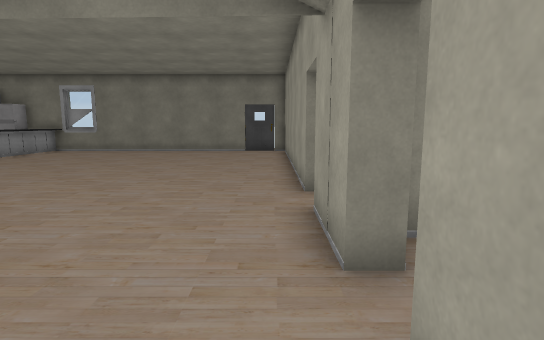
[1] (above)

18 first-person views from a walk through a 3-D level made in the Unity game engine. The camera is 1.4 m above the floor, tilts 8° down and sees 80° across. The floor is counted in squares, 1 m on a side. Each view is taken from the middle of a square. On the plan, view 1 faces up. The plan holds only what a view shows up to about 15 squares ahead; the rest is blank. The player is left out. Door leaves are left out, so doorways stand open. Some surface patterns are stand-ins.

[2]
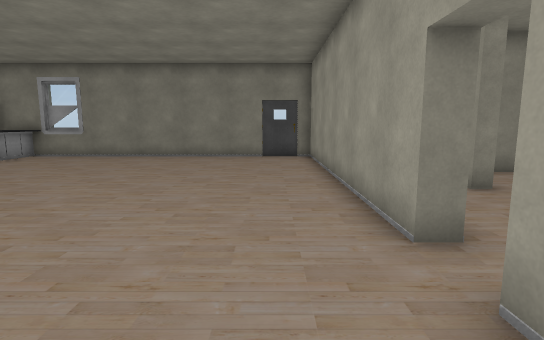

[3]
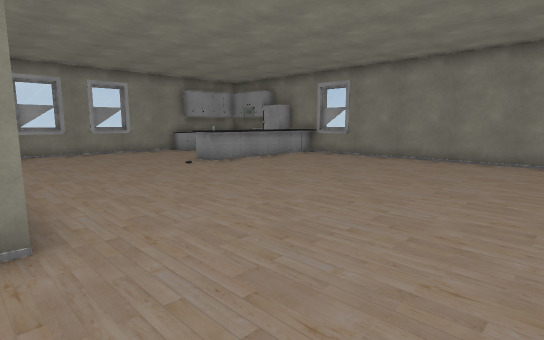

[4]
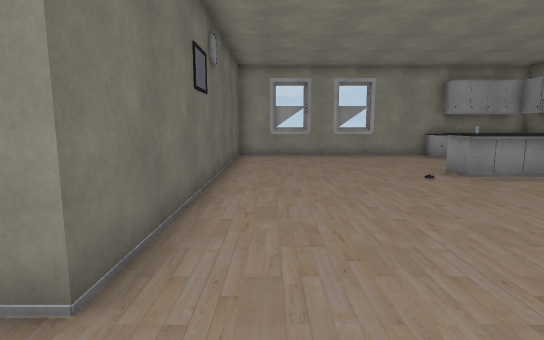

[5]
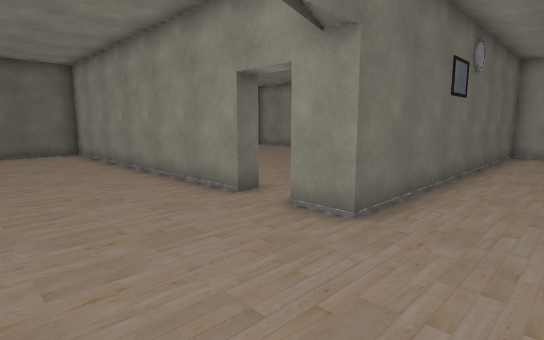

[6]
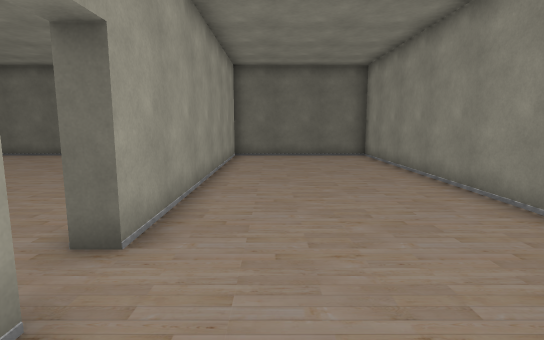

[7]
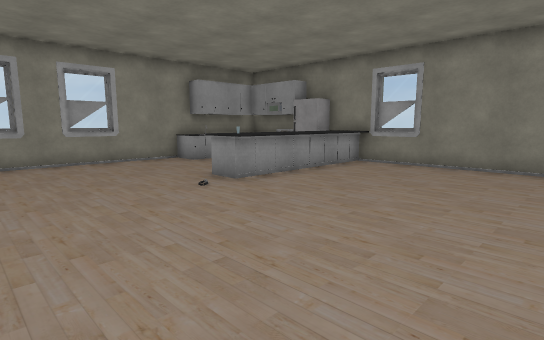

[8]
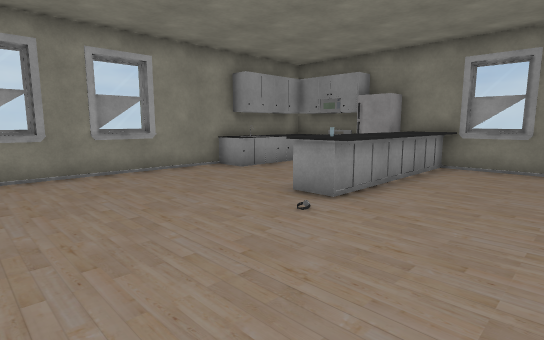

[9]
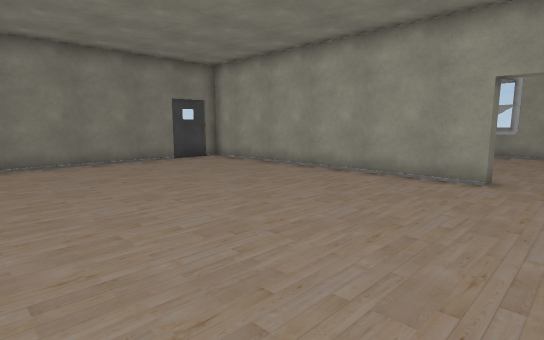

[10]
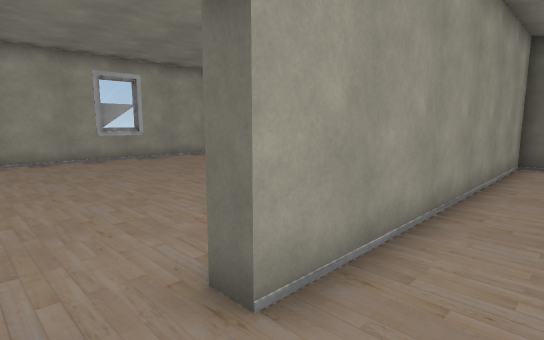

[11]
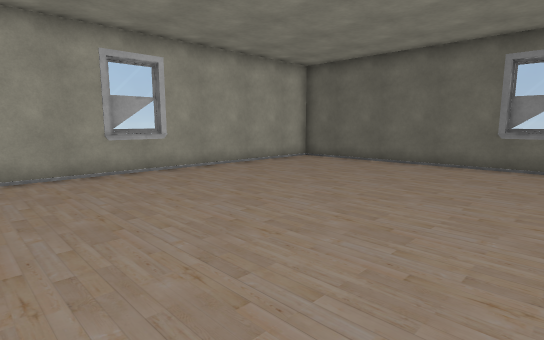

[12]
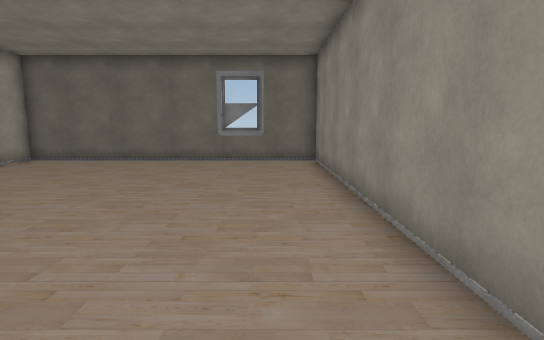

[13]
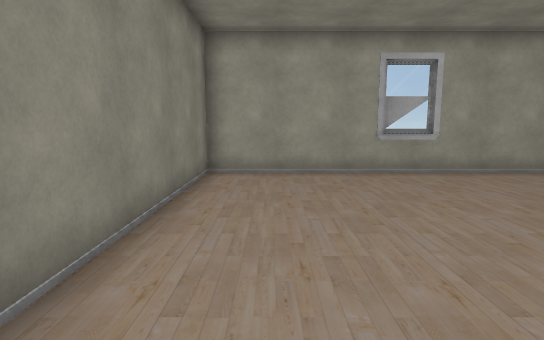

[14]
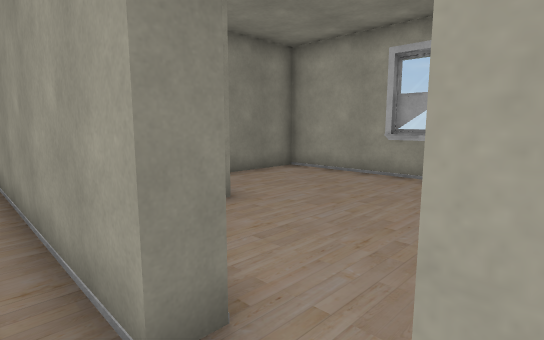

[15]
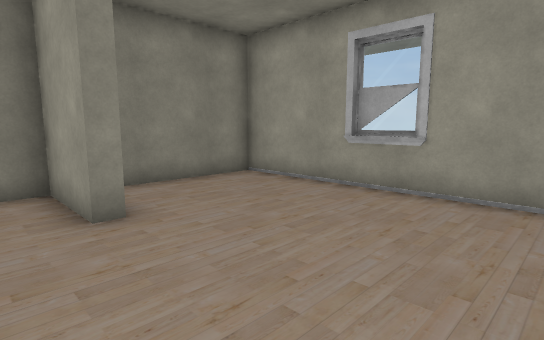

[16]
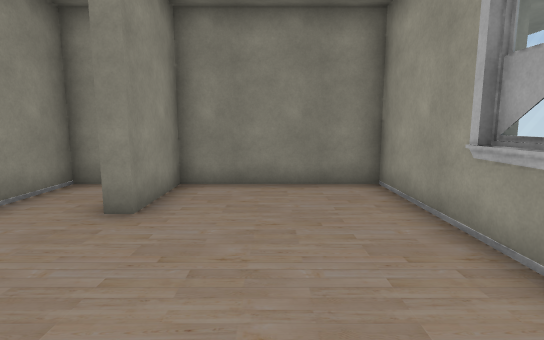

[17]
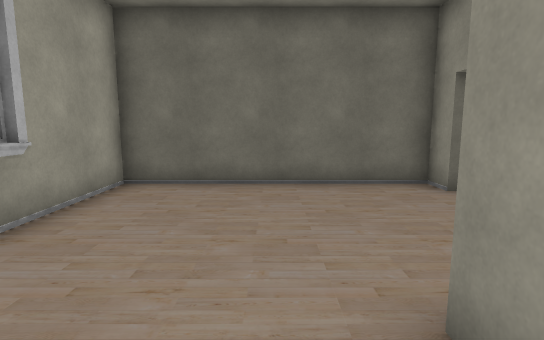

[18]
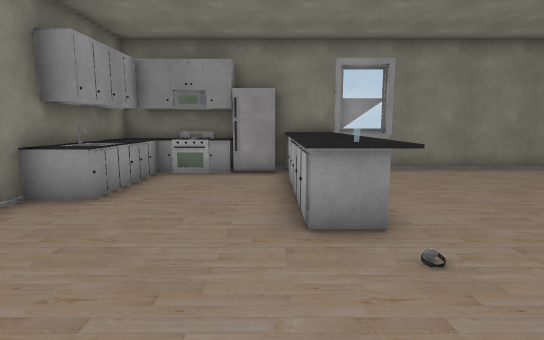

### Floor plan
Ten units are one square. View 1 is at (0, 0); x grows to the right and y downward. Boxes are objects, and circles mark ways between rooms. Rooms are numbered by the first view taken in them; rooms with no view inside come last. Other rooms are left out.
<svg viewBox="-181 -180 311 282">
<path fill="none" stroke="#000" d="M-52 -18 -52 97 7 97 7 -15M7 -67 7 -173 -116 -173M7 -30 7 -54M-176 -174 -176 -45 -52 -45 -52 -31M13 -11 13 97 125 97 125 -39 51 -39M7 -15 14 -15M14 -30 7 -30M87 -75 87 -90M13 -52 13 -45 85 -45 85 -126 38 -126 38 -100 34 -100 34 -126 13 -126 13 -105"/>
<rect x="-175" y="-175" width="70" height="70" fill="#bbb"><title>other object</title></rect>
<circle cx="10" cy="-20" r="3" fill="#2a7"/>
<circle cx="5" cy="-65" r="3" fill="#2a7"/>
<text x="-70" y="-70">1</text>
<text x="70" y="30">2</text>
<text x="50" y="-80">3</text>
</svg>
Room 1 opens to room 2. Room 1 opens to room 3.

Where each view was taken, in squares from view 1:
view 1: 0 up, 0 right, facing up
view 2: 3 up, 1 left, facing up
view 3: 4 up, 1 left, facing up-left
view 4: 6 up, 3 left, facing left
view 5: 7 up, 1 left, facing down-left
view 6: 5 up, 1 left, facing down
view 7: 6 up, 5 left, facing up-left
view 8: 6 up, 8 left, facing up-left
view 9: 5 up, 8 left, facing up-right
view 10: 3 up, 1 left, facing down-right
view 11: 2 up, 3 right, facing down-right
view 12: 3 up, 3 right, facing down
view 13: 2 up, 3 right, facing right
view 14: 5 up, 0 right, facing up-right
view 15: 5 up, 2 right, facing up-right
view 16: 5 up, 6 right, facing up
view 17: 12 up, 5 right, facing down
view 18: 7 up, 13 left, facing up
